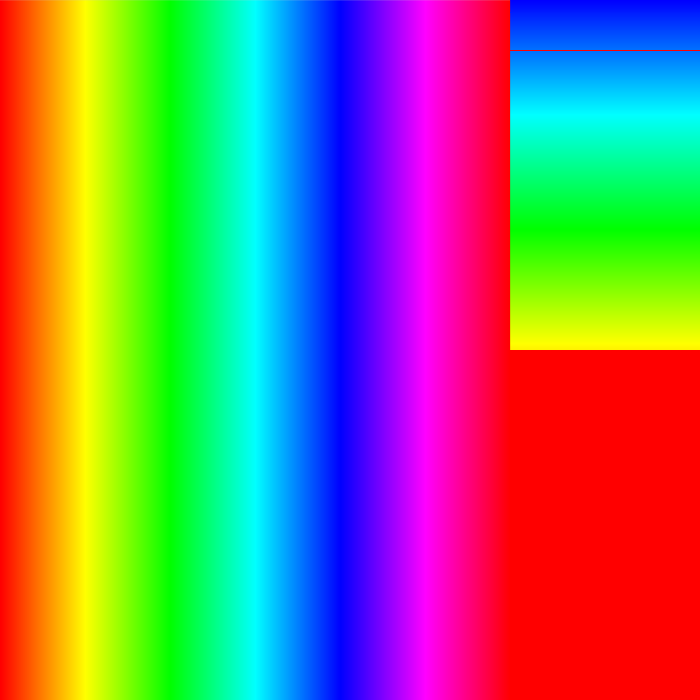
Frame 1 (no input)
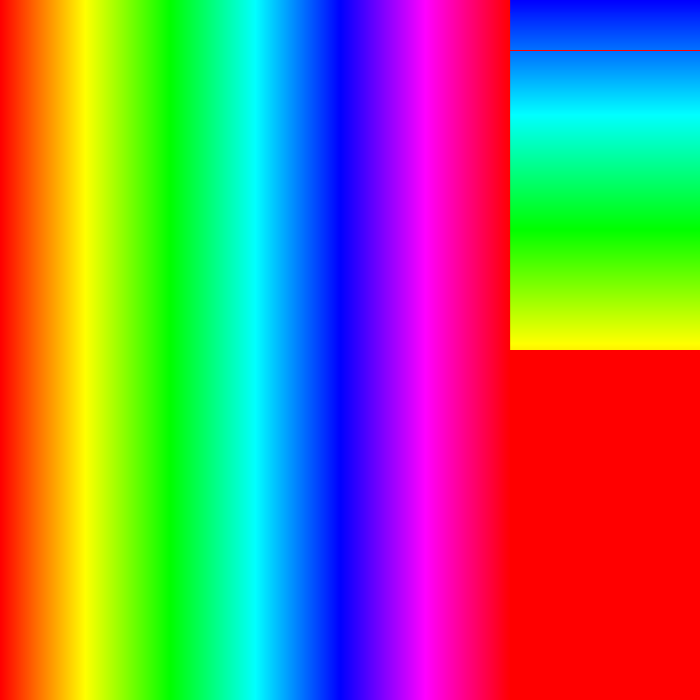
Frame 60 (the mouse pressed at the canvas centre just before this capture)
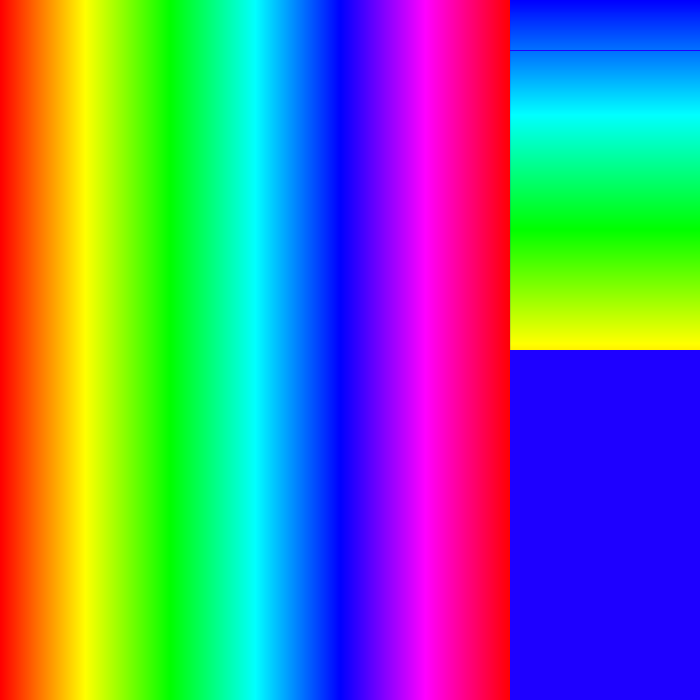
Frame 120 (the mouse held since frame 60 and released just before this capture)

The Processing sketch that drew these frames (run headless with seeded random() and noise(); from frame 60 on, the mouse is pressed at the canvas centre):

// Processing sketch: AideSelectionCouleur3
// ── AideSelectionCouleur3.pde

float c3Pd = 170;//44;
float c3Pa = 40;//190;
float c3sp=-1;
float c3l = 255*(1-int(c3sp+0.1))+c3sp*(c3Pa-c3Pd+255)%255;

float c3nBN = 1.0/40;
float c3deltaBN = 7/255.0;

void setup() {
  size(700, 700);
  colorMode(HSB, 255, 100, 100);
}

float c3precision = 2;
float c3prec2 = 350;
int c3c= 0;
float maxContraste = 50;
void draw() {

  println(mouseX/c3precision);
  //println((mouseX-100+255)%255);
  for (float x= 0; x<255; x+= 1.0/c3precision) {
    stroke(x, 255, 255);
    line(x*c3precision, 0, x*c3precision, height);
  }
  noStroke();
  fill(mouseX/c3precision, 255*c3precision, 255*c3precision);
  rect(255*c3precision, 0, 700-255*c3precision, 700);
  
  for (float i = 0; i < 1; i+= 1.0/c3prec2) {
    float nColor1 = pow(i, 50/maxContraste);
    if (c3sp > 0) {
      //nColor1 = c3Pd+((c3Pd+c3l)%255-c3Pd)*nColor1;
      nColor1 = (c3Pd+nColor1*c3l)%255;
    } else {
      //nColor1 = c3Pd+((c3Pd-c3l)%255-c3Pd)*nColor1;
      nColor1 = (c3Pd-nColor1*c3l)%255;
    }
    stroke(nColor1, 255, 255);
    line(255*c3precision, i*c3prec2, width, i*c3prec2);
  }
  println("Depart : "+c3Pd+" Arrivée : "+c3Pa+" Sens : "+c3sp);
}

void mouseClicked(){
  if(mouseButton == LEFT){
    c3Pd = mouseX/c3precision;
  }else if(mouseButton == RIGHT){
    c3Pa = mouseX/c3precision;
  }else if(mouseButton == 3){
    c3sp*=-1;
  }
  c3l = 255*(1-int(c3sp+0.1))+c3sp*(c3Pa-c3Pd+255)%255;
  
}
